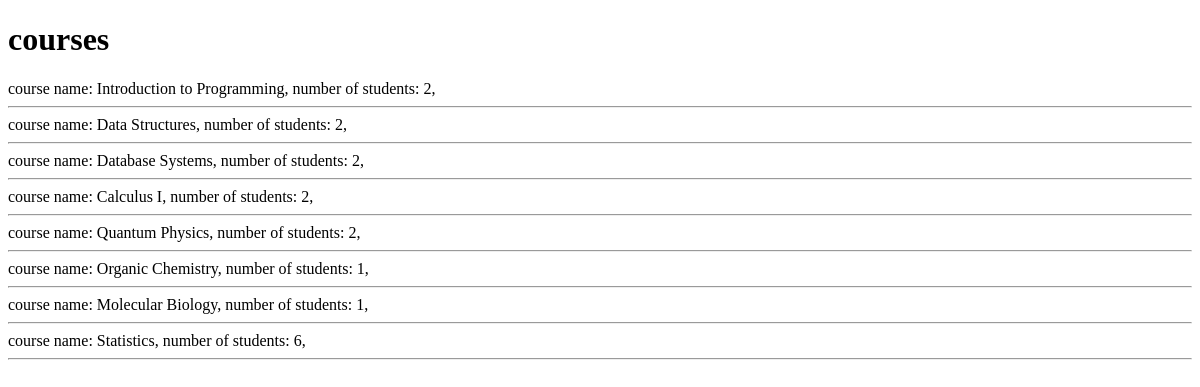
The page /books/lab9/task2 on the database its author committed.
### apps/bookmodule/models.py (models this page shows)
class course (models.Model):
    title = models.CharField(max_length = 50)
    code = models.SmallIntegerField(default = 1)

### apps/bookmodule/views.py (the view)
# urls.py: path('lab9/task2', views.lab9task2, name='lab9task2'),
def lab9task2(request):
        courses = course.objects.annotate(student_count=Count('student2'))
        return render(request, 'bookmodule/lab9Updated/task2.html', {'courses':courses})

### apps/templates/bookmodule/lab9Updated/task2.html (shortened to what this page needs)
{% extends "layouts/base.html" %}
{% load static %}
{% block content %}
<!DOCTYPE html>
<html>
<head>
</head>
<body>
    <h1>courses</h1>
    {% for obj in courses %}
    course name: {{obj.title}}, number of students: {{obj.student_count}},
    <hr>
    {% endfor %}
</body>
</html>
{% endblock %}

### rows shown on the page
course: title "Introduction to Programming", student_count "2"
course: title "Data Structures", student_count "2"
course: title "Database Systems", student_count "2"
course: title "Calculus I", student_count "2"
course: title "Quantum Physics", student_count "2"
course: title "Organic Chemistry", student_count "1"
course: title "Molecular Biology", student_count "1"
course: title "Statistics", student_count "6"
